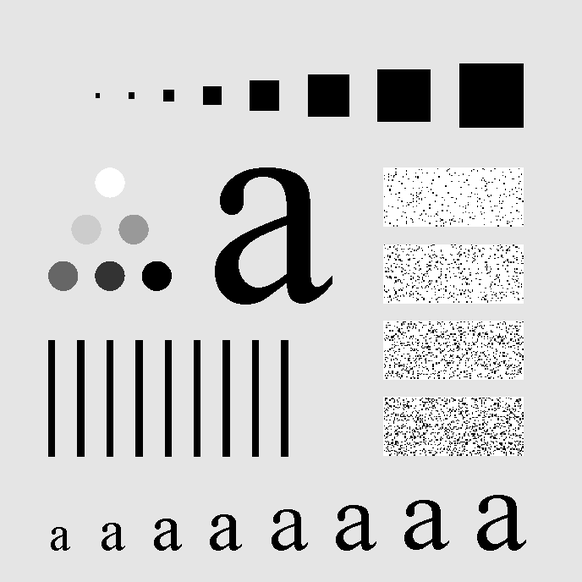
#> input picture Bai_4/Hinh/characters_test_pattern.tif, 582 x 582 px, shrunk from 688 x 688 before the run
$ jupyter execute Bai_4.ipynb
#> lines starting #> are read from the running program, lines starting #| are printed output that depends on the picture; after the words box and inside, x2 and y2 are one past the last pixel; in counts of white or black regions, pixels touching at a corner belong together
[cell 1]
import numpy as np
import matplotlib.pyplot as plt
from scipy.fft import fft2, fftshift, ifft2, ifftshift

[cell 2]
chara = plt.imread("Hinh/characters_test_pattern.tif")
#> chara is the input picture: shape (582, 582); min 0, max 255, mean 207.2

[cell 3]
plt.imshow(chara, cmap='gray')

[cell 4]
def Zero_Padding(img, nx, ny):
    height, width = img.shape
    height_new = height + 2*nx
    width_new = width + 2*ny
    output = np.zeros([height_new, width_new])
    output[nx:height_new-nx, ny:width_new-ny] = img
    return output

# I) Ideal Low - pass

[cell 5]
def ideal_low_pass(img, D0, temp=-1, uk=0, vk=0):
#> called with D0 = 150, temp = -1, uk = 0, vk = 0
    U, V = img.shape
#> U = 582; V = 582
    result = np.zeros((U, V))
    for u in range(U):
        for v in range(V):
            D = ( (u + temp*U/2 + uk)**2 + (v + temp*V/2 + vk)**2 )**0.5
            if D <= D0:
                result[u,v] = 1
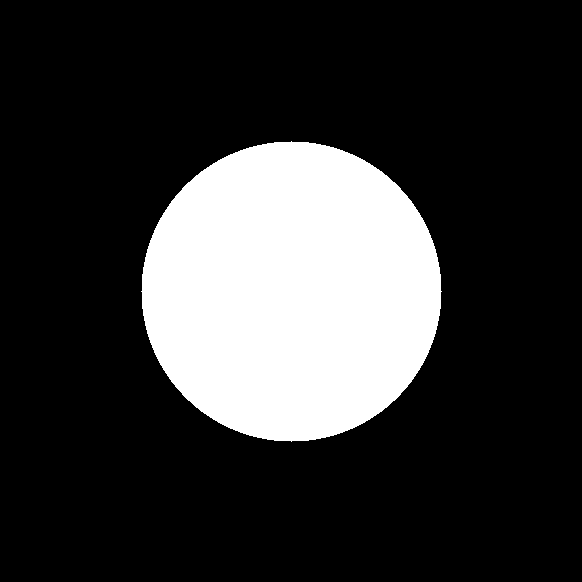
#> result: shape (582, 582) float64; values 0 (black) and 1 (white), 20.9% white; 1 white region, box (x1, y1, x2, y2) and area: (141, 141, 442, 442) 70681
    return result

[cell 6]
char_low = ideal_low_pass(chara, 150)
plt.imshow(char_low, cmap='gray')

# II) Gaussian Low-pass Filter

[cell 7]
def gauss_low_filter(img, D0, temp=-1, uk=0, vk=0):
#> called with D0 = 100, temp = -1, uk = 0, vk = 0
    U, V = img.shape
#> U = 582; V = 582
    result = np.zeros((U, V))
    for u in range(U):
        for v in range(V):
            D = ( (u + temp*U/2 + uk)**2 + (v + temp*V/2 + vk)**2 )**0.5
            result[u, v] = np.exp(-0.5 * D**2 / D0**2)
    return result

[cell 8]
char_low_gaus = gauss_low_filter(chara, 100)
plt.imshow(char_low_gaus, cmap='gray')

# III) Butterworth Low - pass

[cell 9]
def butterworth_low_filter(img, D0, n, temp=-1, uk=0, vk=0):
#> called with D0 = 1000, n = 2, temp = -1, uk = 0, vk = 0
    U, V = img.shape
#> U = 582; V = 582
    result = np.zeros((U, V))
    for u in range(U):
        for v in range(V):
            D = ( (u + temp*U/2 + uk)**2 + (v + temp*V/2 + vk)**2 )**0.5
            result[u, v] = 1 / (( 1 + (D/D0) )**(2*n))
    return result

[cell 10]
char_low_but = butterworth_low_filter(chara, 1000, 2)
plt.imshow(char_low_but, cmap='gray')

# IV) Hight - pass - Filter

\begin{align}
    \text{Hight} = 1 - \text{Low}
\end{align}

# V) Laplace

[cell 11]
thumb = plt.imread("Hinh/thumb_print.tif")
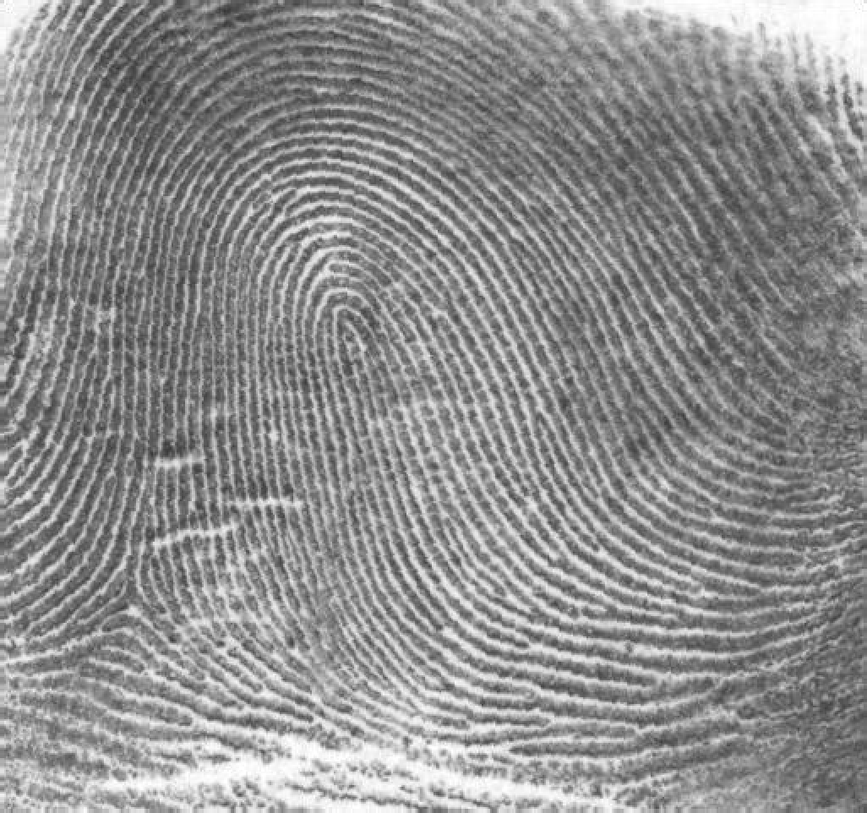
#> input picture Bai_4/Hinh/thumb_print.tif, 867 x 813 px, shrunk from 1026 x 962 before the run
#> thumb is the input picture: shape (813, 867); min 46, max 255, mean 142.7
plt.imshow(thumb, cmap='gray')

[cell 12]
# Fourier transform
F = fft2(thumb)
F_shift = fftshift(F)
H_hight = 1 - butterworth_low_filter(thumb, 100, 2)
#> call 2 of butterworth_low_filter, with D0 = 100, n = 2, temp = -1, uk = 0, vk = 0
#> after the loop in butterworth_low_filter (call 2), `for u in range(U):`:
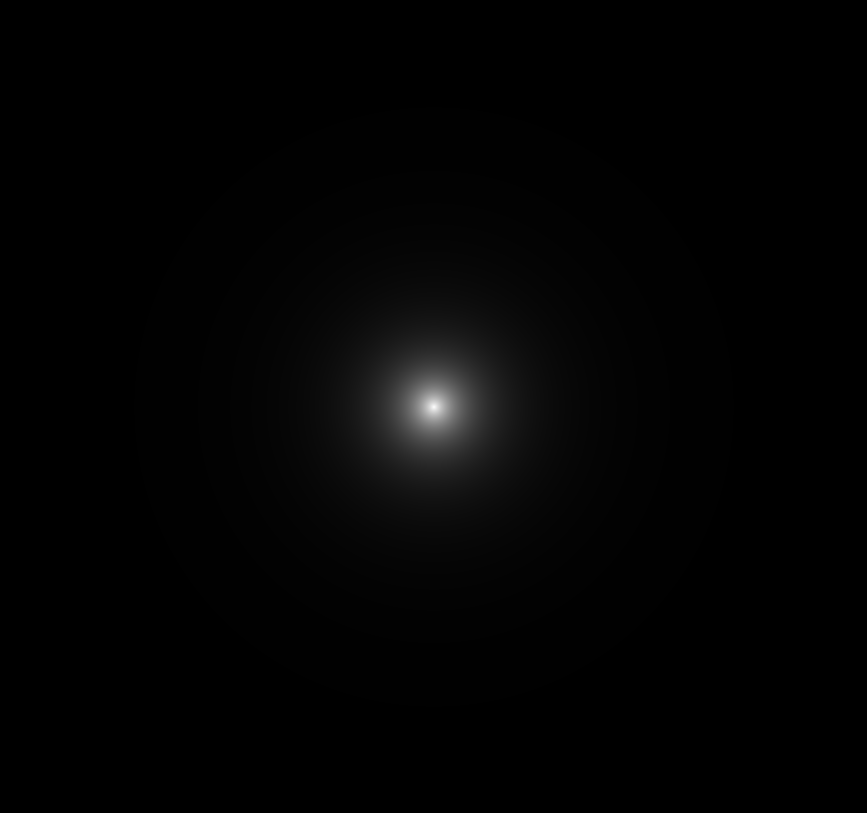
#> result: shape (813, 867) float64; min 0.00043, max 0.972, mean 0.0136
G_shift = F_shift * H_hight

# Inverse Fourier transform
G = ifftshift(G_shift)
g = ifft2(G).real

plt.figure(figsize=(20, 10))

plt.subplot(131)
plt.imshow(np.log(np.abs(F)), cmap='gray')
plt.axis('off')

plt.subplot(132)
plt.imshow(np.log(np.abs(F_shift)), cmap='gray')
plt.axis('off')

plt.subplot(133)
plt.imshow(np.log(np.abs(G_shift)), cmap='gray')
plt.axis('off')

[cell 13]
plt.figure(figsize=(10, 8))

plt.subplot(121)
plt.imshow(g, cmap='gray')
plt.axis('off')

g_thresh = g
for i in range(g.shape[0]):
    for j in range(g.shape[1]):
        if g_thresh[i, j] < 0:
            g_thresh[i, j] = 0
        else:
            g_thresh[i, j] = 1
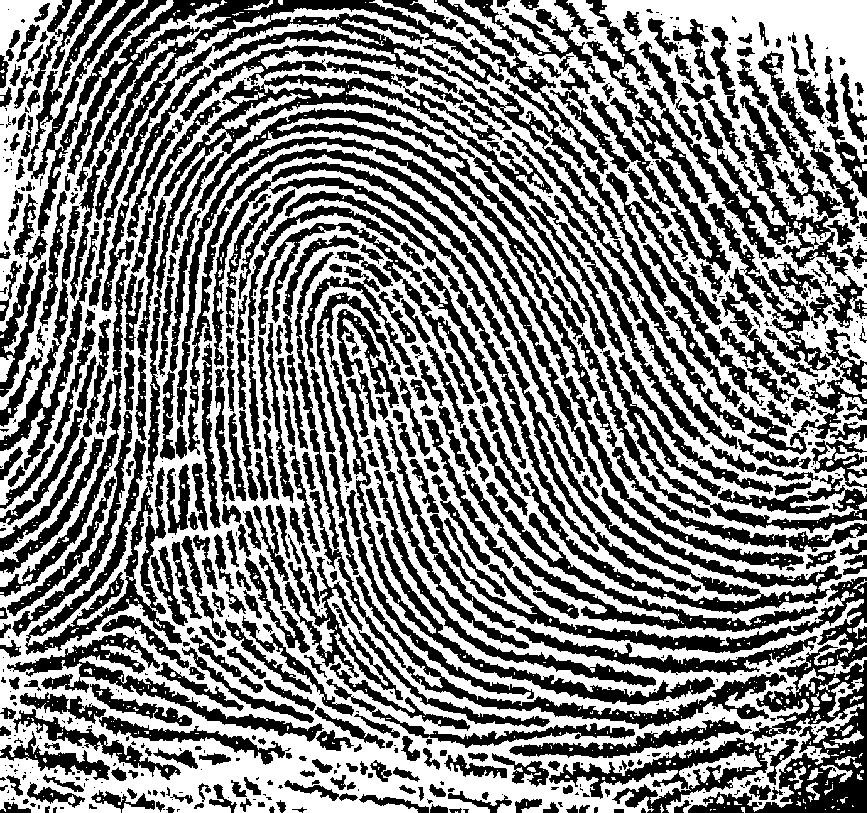
#> g_thresh: shape (813, 867) float64; values 0 (black) and 1 (white), 51% white; 765 black regions (391 under 20 px), largest, box (x1, y1, x2, y2) and area: (67, 0, 742, 407) 24932, (25, 74, 710, 655) 21717, (430, 514, 867, 813) 16526

plt.subplot(122)
plt.imshow(g_thresh, cmap='gray')
plt.axis('off')

[cell 14]
car_noise = plt.imread("Hinh/car_75DPI_Moire.tif")
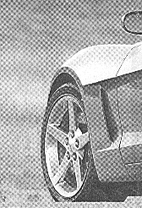
#> input picture Bai_4/Hinh/car_75DPI_Moire.tif, 142 x 208 px, shrunk from 168 x 246 before the run
#> car_noise is the input picture: shape (208, 142); min 0, max 255, mean 169.5
plt.imshow(car_noise, cmap='gray')

[cell 15]
car_h_but_1_1 = 1 - gauss_low_filter(car_noise, 20, uk=-(40-2), vk=-(55-25))
car_h_but_1_2 = 1 - gauss_low_filter(car_noise, 20, -1, uk=40-2, vk=55-25)

car_h_but_2_1 = 1 - gauss_low_filter(car_noise, 20, uk=-(40+2), vk=55-28)
car_h_but_2_2 = 1 - gauss_low_filter(car_noise, 20, -1, uk=40+2, vk=-(55-28))

car_h_but_3_1 = 1 - gauss_low_filter(car_noise, 20, uk=-(83-2), vk=-(55-25))
car_h_but_3_2 = 1 - gauss_low_filter(car_noise, 20, -1, uk=83-2, vk=55-25)

car_h_but_4_1 = 1 - gauss_low_filter(car_noise, 20, uk=-(83), vk=55-28)
car_h_but_4_2 = 1 - gauss_low_filter(car_noise, 20, -1, uk=83, vk=-(55-28))
#> after the loop in gauss_low_filter (call 9), `for u in range(U):`:
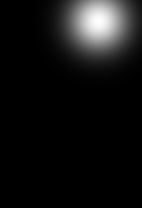
#> result: shape (208, 142) float64; min 1.01e-24, max 1, mean 0.072

car_h_but_fn = car_h_but_1_1 * car_h_but_1_2 * car_h_but_2_1 * car_h_but_2_2 * car_h_but_3_1 * car_h_but_3_2 * car_h_but_4_1 * car_h_but_4_2
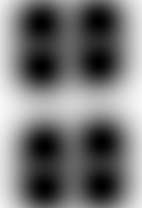
#> car_h_but_fn: shape (208, 142) float64; min 0, max 0.972, mean 0.46

plt.figure(figsize=(10, 8))
plt.imshow(car_h_but_fn, cmap='gray')

[cell 16]
# Fourier transform
pad = np.zeros((car_noise.shape[0]*2, car_noise.shape[1]*2))
pad[:car_noise.shape[0], :car_noise.shape[1]] = car_noise
F = fft2(car_noise)
F_shift = fftshift(F)
G_shift = F_shift * car_h_but_fn

# Inverse Fourier transform
G = ifftshift(G_shift)
g = ifft2(G)

plt.figure(figsize=(20, 10))

plt.subplot(131)
plt.imshow(np.log(np.abs(F)), cmap='gray')
#plt.axis('off')
plt.grid(True)

plt.subplot(132)
plt.imshow(np.log(np.abs(F_shift)+1), cmap='gray')
#plt.axis('off')
plt.grid(True)

plt.subplot(133)
plt.imshow(np.log(np.abs(G_shift)+1), cmap='gray')
#plt.axis('off')
plt.grid(True)

plt.show()
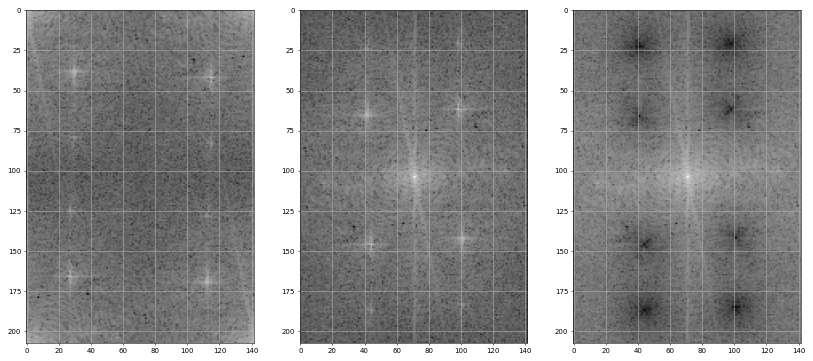
#> figure drawn by matplotlib, 3 panels

[cell 17]
plt.boxplot((np.log(np.abs(G_shift))).ravel())
(np.log(np.abs(G_shift)+1)).mean()
#> Out = 6.87

[cell 18]
plt.figure(figsize=(20, 10))

plt.subplot(121)
plt.imshow(car_noise, cmap='gray')

plt.subplot(122)
plt.imshow(np.abs(g), cmap='gray')
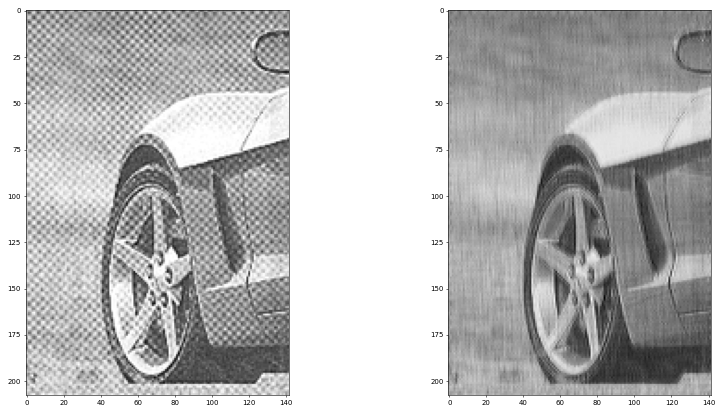
#> figure drawn by matplotlib, 2 panels

[cell 19]
np.abs(g).max()
#> Out = 229.6

[cell 20]
plt.figure(figsize=(20, 10))
plt.imshow(np.log(np.abs(G_shift)+1e-7), cmap='gray')

plt.scatter(50, 50, c='red')

plt.grid(True)

[cell 21]
plt.hist(np.log(np.abs(G_shift)+1).ravel(), bins=100)

plt.show()
#> figure, not shown here; tallest bar 1658 high, from x = 7 to 7.16

[cell 22]
plt.imshow(np.log(np.abs(G_shift)+1)[200:250,40:70], cmap='gray')

[cell 23]
plt.hist(np.log(np.abs(G_shift)+1)[200:250,40:70].ravel(), bins=100)

plt.show()
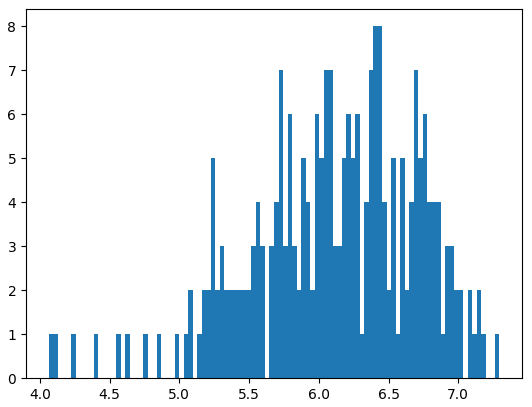
#> figure drawn by matplotlib, 1 panel

[cell 24]
np.log(np.abs(G_shift)+1)[200:250,40:70].max()
#> Out = 7.3
